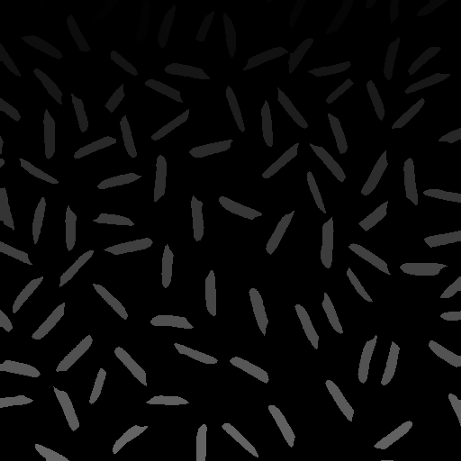
#> input picture Proj1.2/4.png, 461 x 461 px, found by its file name
$ python basic_processing.py
#> lines starting #> are read from the running program, lines starting #| are printed output that depends on the picture; after the words box and inside, x2 and y2 are one past the last pixel; in counts of white or black regions, pixels touching at a corner belong together
# Basic processing pipeline to count rice grains in an image
# Retrieved and adapted from: https://docs.opencv.org/4.x/d2/d96/tutorial_py_table_of_contents_imgproc.html

import cv2
import numpy as np
from matplotlib import pyplot as plt

# Đọc ảnh xám
img = cv2.imread('Proj1.2\\4.png', cv2.IMREAD_GRAYSCALE)
#> img is the input picture: shape (461, 461); min 0, max 114, mean 8.4

# 1. Cân bằng sáng
# Dùng Gaussian blur lớn để ước lượng nền sáng
background = cv2.GaussianBlur(img, (55, 55), 0)
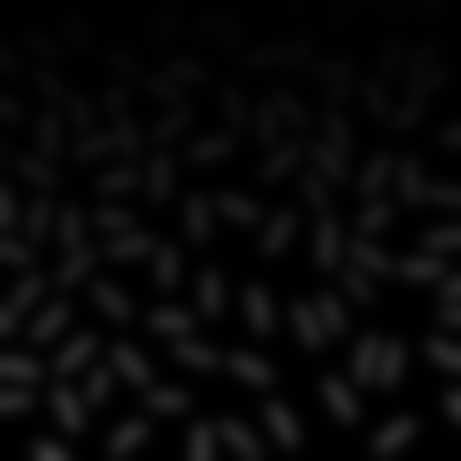
#> background: shape (461, 461); min 0, max 60, mean 8.4
corrected = cv2.subtract(img, background)
corrected = cv2.normalize(corrected, None, 0, 255, cv2.NORM_MINMAX)

# 2. Lọc nhiễu
blur = cv2.GaussianBlur(corrected, (5, 5), 0)
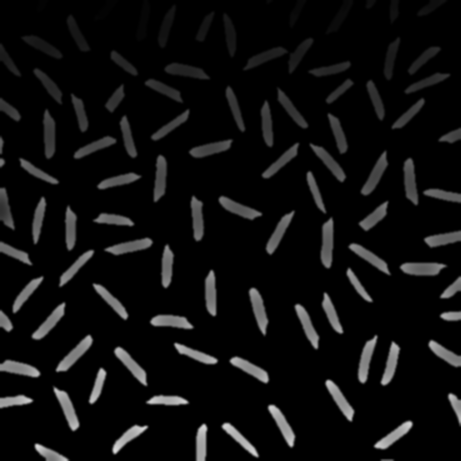
#> blur: shape (461, 461); min 0, max 220, mean 14.9

# 3. Ngưỡng hóa
# Dùng ngưỡng Otsu để tách hạt gạo ra khỏi nền
_, thresh = cv2.threshold(blur, 0, 255, cv2.THRESH_BINARY + cv2.THRESH_OTSU)
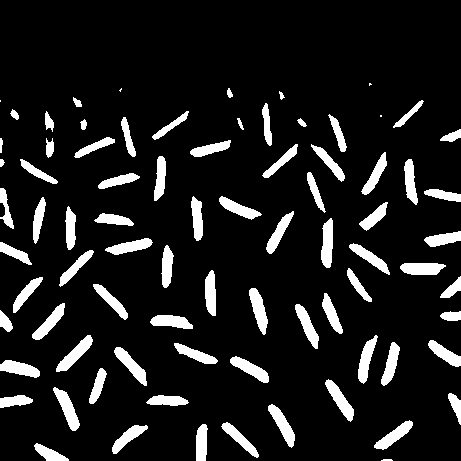
#> thresh: shape (461, 461); 11.2% white; 81 white regions (4 under 20 px), largest, box (x1, y1, x2, y2) and area: (53, 387, 80, 431) 484, (56, 335, 93, 372) 480, (249, 288, 268, 335) 469
# Đảo màu nếu hạt gạo bị đen
if np.mean(blur[thresh == 255]) < np.mean(blur[thresh == 0]):
    thresh = cv2.bitwise_not(thresh)

# 4. Morphology để làm sạch
kernel = np.ones((3,3), np.uint8)
opening = cv2.morphologyEx(thresh, cv2.MORPH_OPEN, kernel, iterations=2)
#> opening: shape (461, 461); 10.5% white; 74 white regions (1 under 20 px), largest, box (x1, y1, x2, y2) and area: (57, 336, 92, 371) 466, (55, 390, 79, 430) 460, (249, 288, 268, 332) 459
closing = cv2.morphologyEx(opening, cv2.MORPH_CLOSE, kernel, iterations=2)

# 5. Distance Transform để tách các hạt dính
dist = cv2.distanceTransform(closing, cv2.DIST_L2, 5)
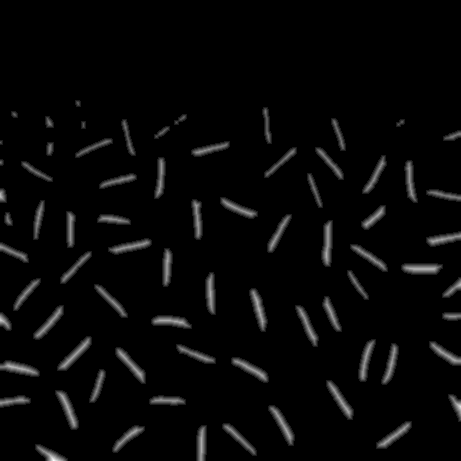
#> dist: shape (461, 461) float32; min 0, max 9, mean 0.274; drawn with min black and max white
dist = cv2.normalize(dist, None, 0, 1.0, cv2.NORM_MINMAX)

# Ngưỡng dựa theo phần trăm max distance
_, sure_fg = cv2.threshold(dist, 0.3, 1.0, cv2.THRESH_BINARY)
#> sure_fg: shape (461, 461) float32; values 0 (black) and 1 (white), 5.1% white; 77 white regions (10 under 20 px), largest, box (x1, y1, x2, y2) and area: (403, 265, 441, 273) 263, (59, 338, 90, 369) 254, (0, 362, 38, 375) 254
sure_fg = np.uint8(sure_fg * 255)
#> sure_fg: shape (461, 461); 5.1% white; 77 white regions (10 under 20 px)

# 6. Đếm các hạt
num_labels, labels = cv2.connectedComponents(sure_fg)
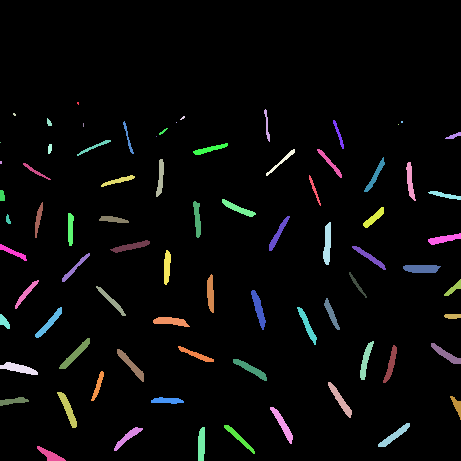
#> labels: shape (461, 461) int32; 78 distinct labels, from 0 to 77; one colour per label, 0 black
#> num_labels = 78

print("Số hạt gạo phát hiện được:", num_labels - 1)
#| Số hạt gạo phát hiện được: 77

# Tìm contour của các hạt gạo
contours, _ = cv2.findContours(sure_fg, cv2.RETR_EXTERNAL, cv2.CHAIN_APPROX_SIMPLE)
#> contours = 77 contours, 12 with area under 20; largest, box (x1, y1, x2, y2) and area: (403, 265, 441, 273) 224, (59, 338, 90, 369) 218, (0, 362, 38, 375) 214, (57, 392, 77, 428) 212, (251, 290, 266, 330) 210

# Tạo ảnh màu để vẽ bounding box
result = cv2.cvtColor(img, cv2.COLOR_GRAY2BGR)

# Vẽ bounding box cho mỗi hạt gạo
for contour in contours:
    x, y, w, h = cv2.boundingRect(contour)
    cv2.rectangle(result, (x, y), (x + w, y + h), (0, 255, 0), 2)
#> this loop made 77 passes
#> (x, y, w, h) on passes 1 to 12: (37, 446, 29, 15), (198, 427, 7, 34), (114, 427, 29, 24), (224, 425, 31, 29), (378, 423, 32, 24), (270, 407, 23, 37), (151, 397, 33, 7), (0, 397, 29, 9), (450, 396, 11, 24), (57, 392, 20, 36), (328, 382, 24, 36), (91, 371, 13, 30)
#> (contour, x, y, w, h) on pass 55: ([[0, 161], [0, 163], [1, 163], [1, 161]], 0, 161, 2, 3)
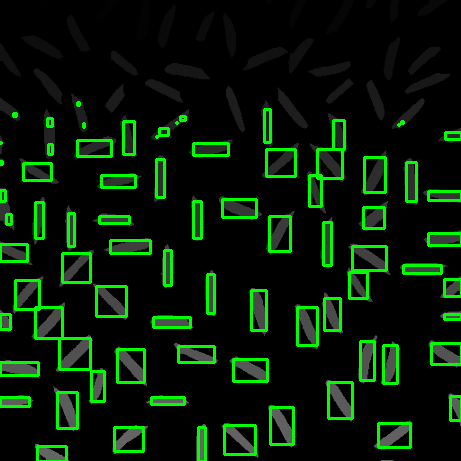
#> result: shape (461, 461, 3); 8.33% of pixels changed, all inside (x1, y1, x2, y2) = (0, 101, 461, 461)

plt.figure(figsize=(12, 5))
plt.subplot(1, 3, 1)
plt.imshow(cv2.cvtColor(corrected, cv2.COLOR_GRAY2RGB))
plt.title('Cân bằng sáng')

plt.subplot(1, 3, 2)
plt.imshow(cv2.cvtColor(thresh, cv2.COLOR_GRAY2RGB))
plt.title('Ảnh nhị phân')

plt.subplot(1, 3, 3)
plt.imshow(cv2.cvtColor(result, cv2.COLOR_BGR2RGB))
plt.title(f'Số hạt gạo phát hiện được ({len(contours)} hạt)')
plt.show()
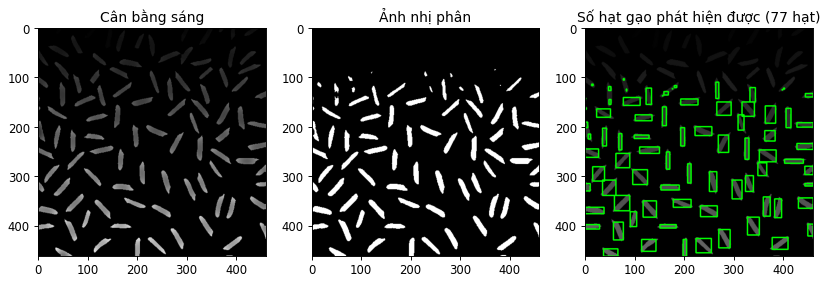
#> figure drawn by matplotlib, 3 panels

$ run again, with Proj1.2/3.png copied over Proj1.2/4.png
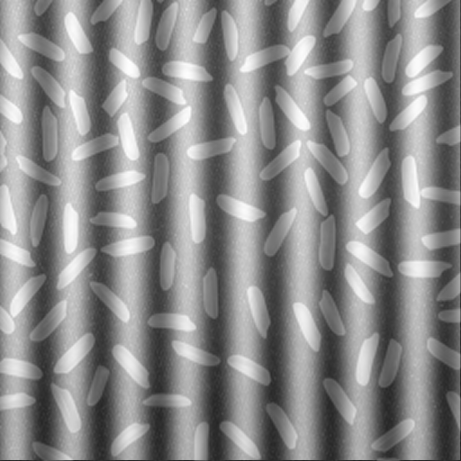
#> input picture Proj1.2/3.png, 461 x 461 px, found by its file name
#> img is the input picture: shape (461, 461); min 37, max 255, mean 140.2
#> thresh: shape (461, 461); 25.5% white; 154 white regions (36 under 20 px), largest, box (x1, y1, x2, y2) and area: (400, 283, 428, 461) 2643, (179, 128, 204, 310) 2233, (284, 183, 319, 351) 2161
#> opening: shape (461, 461); 23.7% white; 124 white regions (1 under 20 px), largest, box (x1, y1, x2, y2) and area: (402, 284, 426, 461) 2572, (293, 202, 319, 351) 1856, (180, 163, 204, 308) 1776
#> closing: shape (461, 461); 24.3% white; 88 white regions, largest, box (x1, y1, x2, y2) and area: (400, 46, 439, 249) 3391, (57, 145, 89, 334) 2698, (402, 284, 426, 461) 2633
#> `num_labels, labels = cv2.connectedComponents(sure_fg)`:
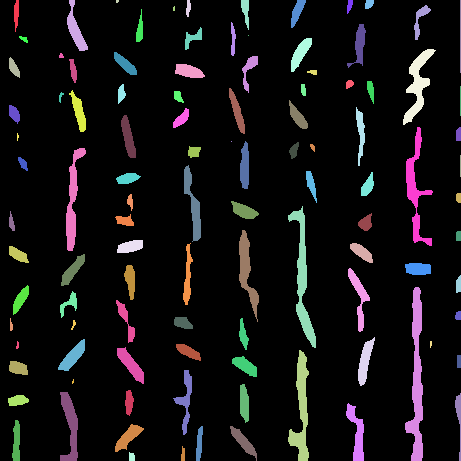
#> labels: shape (461, 461) int32; 107 distinct labels, from 0 to 106; one colour per label, 0 black
#> num_labels = 107
#| Số hạt gạo phát hiện được: 106
#> contours = 106 contours, 16 with area under 20; largest, box (x1, y1, x2, y2) and area: (405, 287, 423, 461) 1328, (288, 206, 316, 348) 979, (288, 350, 309, 461) 916, (406, 127, 433, 246) 778, (403, 49, 436, 125) 762
#> the loop `for contour in contours:` made 106 passes
#> (x, y, w, h) on passes 1 to 8: (129, 452, 6, 9), (181, 446, 4, 15), (230, 426, 27, 35), (196, 426, 7, 35), (115, 424, 29, 28), (12, 420, 8, 41), (346, 403, 18, 58), (8, 395, 21, 11)
#> `plt.show()`:
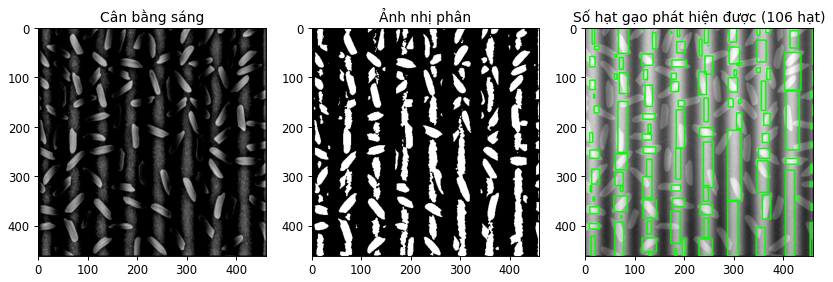
#> figure drawn by matplotlib, 3 panels
